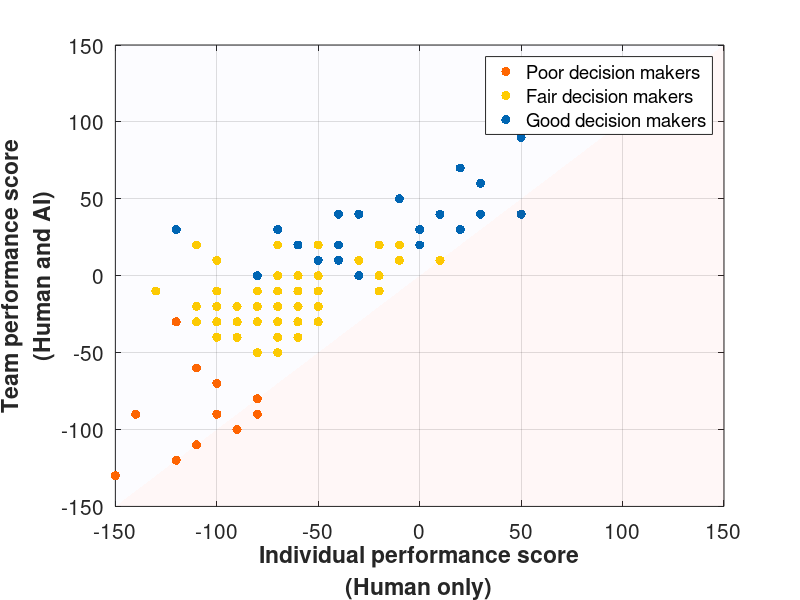
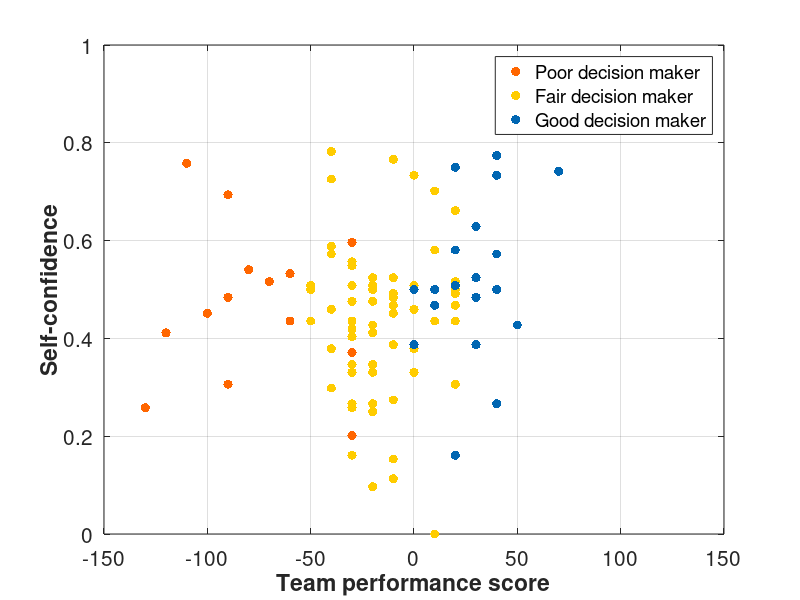

Reproduce these figures in MATLAB, in order. (Note: this script raises an error after producing the figures.)
load('skill_data.mat'); 
load('score_data.mat');
load('selfC_data.mat');


load('scoregroup1.mat');
ind = group;
load('scoregroup2.mat');

% figure;
% for j=1:3
%     plot(score_data(ind{j}),skill_data(ind{j}),'.','MarkerSize',30);
%     hold on;
%     plot(score_data(group{j}),skill_data(group{j}),'x','MarkerSize',20);
% end

for i=1:3
    ind{i} = [ind{i} 50+group{i}];
end

colors={[1.0,0.4,0],[1,0.8,0],[0,0.4,0.7]};
figure;
% plot(-150:150,-150:150,'k');
for j=1:3
    plot(skill_data(ind{j}),score_data(ind{j}),'.','MarkerSize',20,'Color',colors{j});
    hold on;
end
v1 = [-150 -150; 150 -150; 150 150];
v2 = [-150 -150; -150 150; 150 150];
f1 = [1 2 3];
patch('Faces',f1,'Vertices',v1,'FaceColor','red','FaceAlpha',.03,'LineStyle','None');
patch('Faces',f1,'Vertices',v2,'FaceColor','blue','FaceAlpha',.01,'LineStyle','None');
% title('Individual score vs. Team performance score','FontSize',30);
xlabel({'Individual performance score','(Human only)'},'FontSize',15,'FontWeight','bold');
ylabel({'Team performance score','(Human and AI)'},'FontSize',15,'FontWeight','bold');
legend('Poor decision makers','Fair decision makers','Good decision makers','FontSize',14);
set(gca,'FontSize',15)
set(gca,'FontName','Helvetica')
hold off;
grid on;
box on;

figure;
selfC_data = mean(selfC_data,2);
for j=1:3
%     x = repmat(score_data(ind{j}),31,1);
%     x = x(:);
%     y = selfC_data(ind{j},:)';
%     y = y(:);
    x = score_data(ind{j});
    y = selfC_data(ind{j});
    plot(x,y,'.','MarkerSize',20,'Color',colors{j});   
    hold on;
end
axis([-150 150 0 1]);
% title('Self-confidence vs. Team performance score','FontSize',30);
xlabel('Team performance score','FontSize',15,'FontWeight','bold');
ylabel('Self-confidence','FontSize',15,'FontWeight','bold');
legend('Poor decision maker','Fair decision maker','Good decision maker','FontSize',14);
set(gca,'FontSize',15)
set(gca,'FontName','Helvetica')
hold off;
grid on;
box on;


j = 1;

selfC_1_before = selfC_data(ind{j}(1:10),2:21); % good decision makers in Condition 1, before performance change
selfC_1_before = mean(selfC_1_before(:));
selfC_1_after = selfC_data(ind{j}(1:10),22:end); % good decision makers in Condition 1, after performance change
selfC_1_after = mean(selfC_1_after(:));

selfC_2_before = selfC_data(ind{j}(11:end),2:21); % good decision makers in Condition 2, before performance change
selfC_2_before = mean(selfC_2_before(:));
selfC_2_after = selfC_data(ind{j}(11:end),22:end); % good decision makers in Condition 2, after performance change
selfC_2_after = mean(selfC_2_after(:));

% figure;
% histogram(selfC_data(ind{3}(1:10),2:21),[-0.125 0.125:0.25:0.875 1.125],'FaceAlpha',0.5);
% hold on;
% histogram(selfC_data(ind{3}(1:10),22:end),[-0.125 0.125:0.25:0.875 1.125],'FaceAlpha',0.5);
% xticks([0 0.25 0.5 0.75 1])
% hold off; 
% 
% figure;
% histogram(selfC_data(ind{3}(11:end),2:21),[-0.125 0.125:0.25:0.875 1.125],'FaceAlpha',0.5);
% hold on;
% histogram(selfC_data(ind{3}(11:end),22:end),[-0.125 0.125:0.25:0.875 1.125],'FaceAlpha',0.5);
% xticks([0 0.25 0.5 0.75 1])
% hold off; 
% selfC_data = mean(selfC_data,2);
% x = repmat(1:31,10,1);
% x = x(:);
% y = selfC_data(ind{3}(1:10),:);
% y = y(:);
% plot(x,y,'.','MarkerSize',20);   
% hold on;
% x = repmat(1:31,11,1);
% x = x(:);
% y = selfC_data(ind{3}(11:end),:);
% y = y(:);
% plot(x,y,'x','MarkerSize',20);   
% xlabel('Puzzle');
% ylabel('Self-confidence');
% legend('Condition 1','Condition 2');
% hold off;
